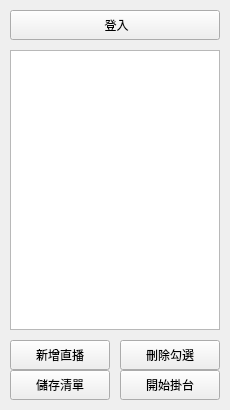
<?xml version="1.0" encoding="UTF-8"?>
<ui version="4.0">
 <class>MainWindow</class>
 <widget class="QMainWindow" name="MainWindow">
  <property name="geometry">
   <rect>
    <x>0</x>
    <y>0</y>
    <width>230</width>
    <height>410</height>
   </rect>
  </property>
  <property name="minimumSize">
   <size>
    <width>230</width>
    <height>410</height>
   </size>
  </property>
  <property name="maximumSize">
   <size>
    <width>230</width>
    <height>410</height>
   </size>
  </property>
  <property name="baseSize">
   <size>
    <width>0</width>
    <height>0</height>
   </size>
  </property>
  <property name="windowTitle">
   <string>Main</string>
  </property>
  <widget class="QWidget" name="centralwidget">
   <widget class="QPushButton" name="loginBtn">
    <property name="geometry">
     <rect>
      <x>10</x>
      <y>10</y>
      <width>210</width>
      <height>30</height>
     </rect>
    </property>
    <property name="maximumSize">
     <size>
      <width>16777215</width>
      <height>16777215</height>
     </size>
    </property>
    <property name="text">
     <string> 登入</string>
    </property>
   </widget>
   <widget class="QPushButton" name="addBtn">
    <property name="geometry">
     <rect>
      <x>10</x>
      <y>340</y>
      <width>100</width>
      <height>30</height>
     </rect>
    </property>
    <property name="text">
     <string>新增直播</string>
    </property>
   </widget>
   <widget class="QPushButton" name="watchBtn">
    <property name="geometry">
     <rect>
      <x>120</x>
      <y>370</y>
      <width>100</width>
      <height>30</height>
     </rect>
    </property>
    <property name="text">
     <string>開始掛台</string>
    </property>
   </widget>
   <widget class="QPushButton" name="delBtn">
    <property name="geometry">
     <rect>
      <x>120</x>
      <y>340</y>
      <width>100</width>
      <height>30</height>
     </rect>
    </property>
    <property name="text">
     <string>刪除勾選</string>
    </property>
   </widget>
   <widget class="QPushButton" name="saveListBtn">
    <property name="geometry">
     <rect>
      <x>10</x>
      <y>370</y>
      <width>100</width>
      <height>30</height>
     </rect>
    </property>
    <property name="text">
     <string>儲存清單</string>
    </property>
   </widget>
   <widget class="QListView" name="channelListView">
    <property name="geometry">
     <rect>
      <x>10</x>
      <y>50</y>
      <width>210</width>
      <height>280</height>
     </rect>
    </property>
   </widget>
  </widget>
 </widget>
 <resources/>
 <connections/>
</ui>
